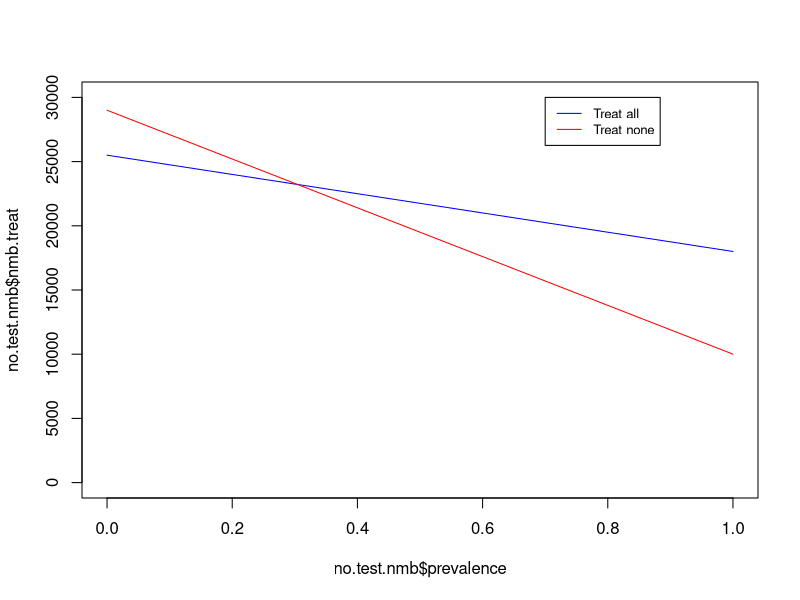
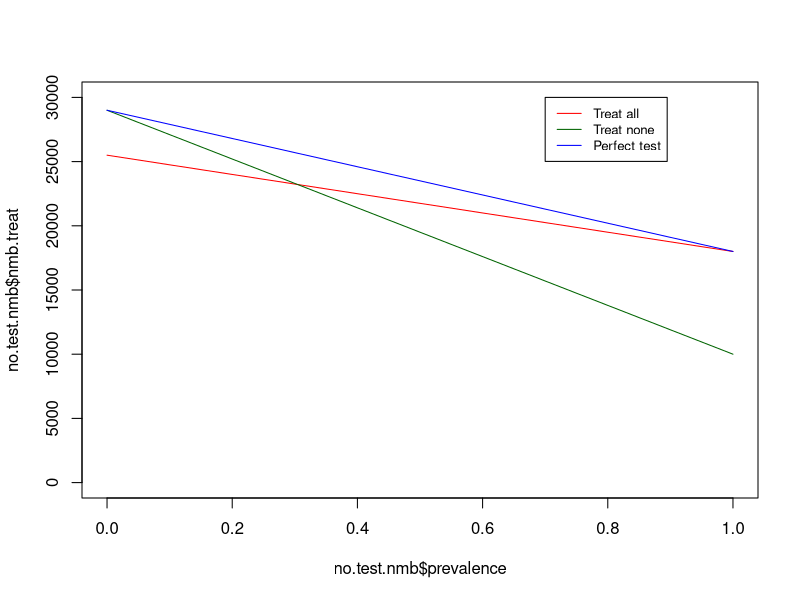
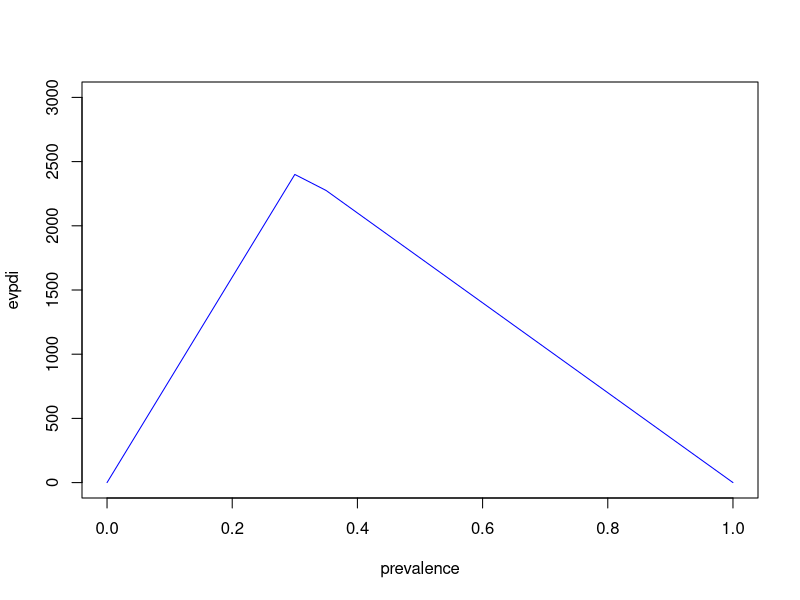
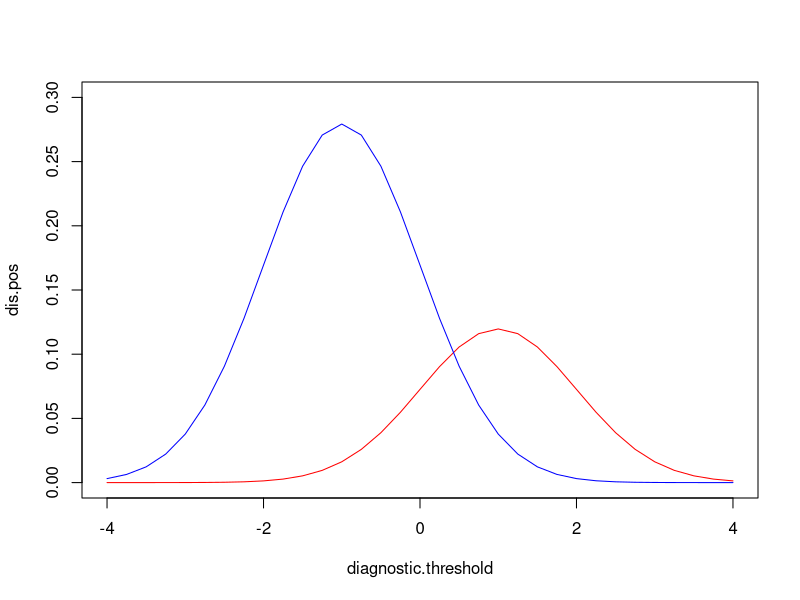
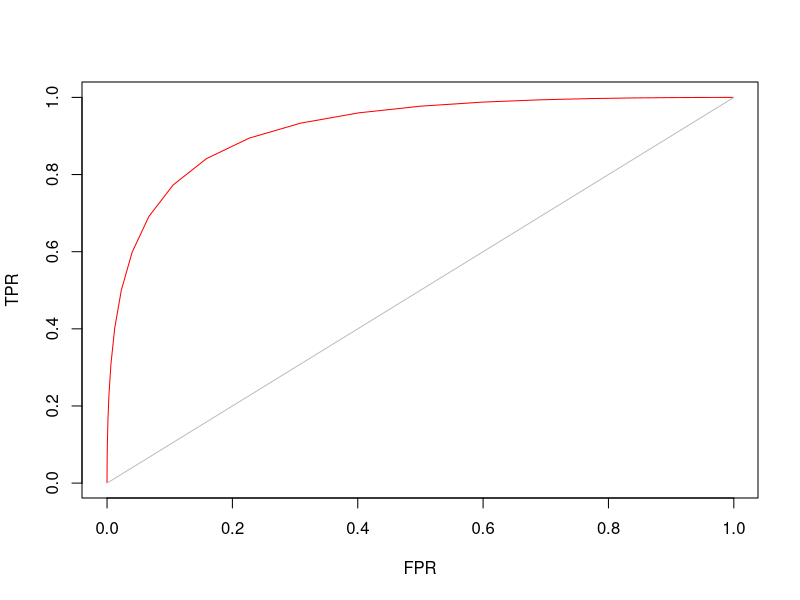
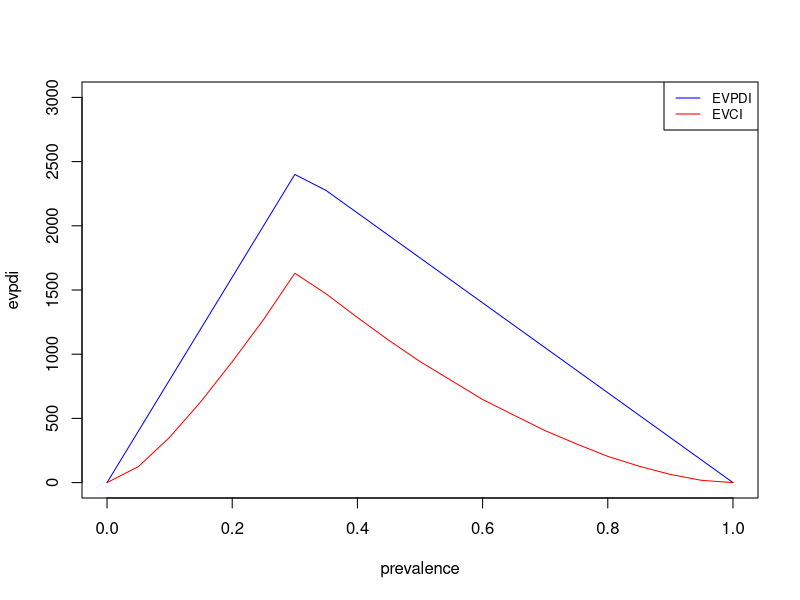
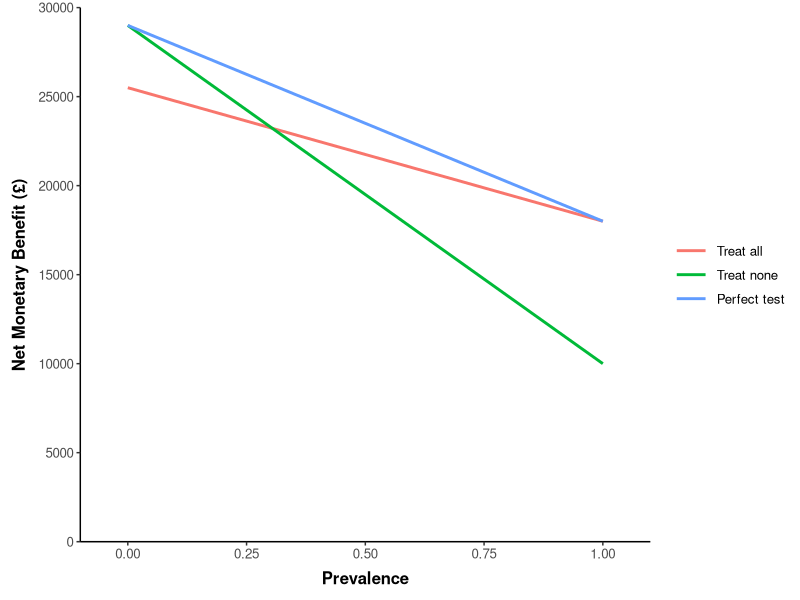
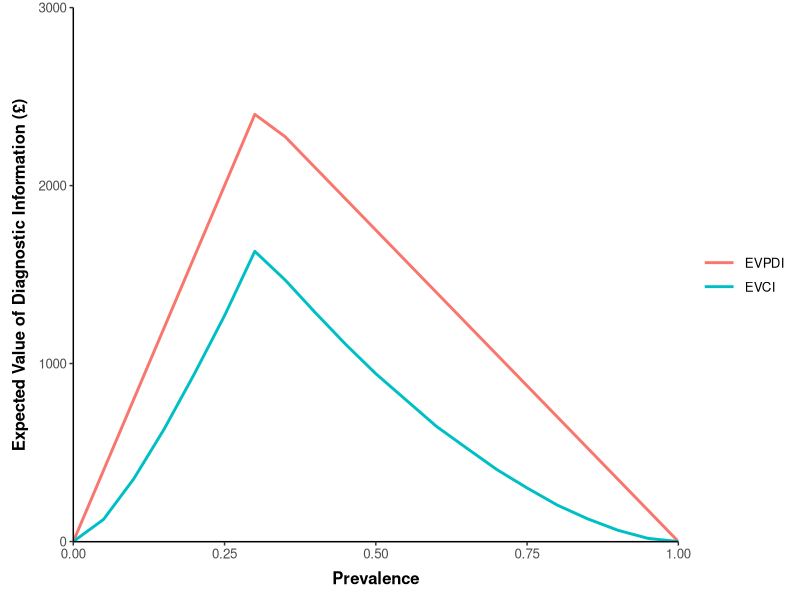

Source code (R) for these figures, in order:
#  Decision Modelling for Health Economic Evaluation
#  Foundation Course Exercise 4: SOLUTIONS FILE
#  Authors: Jack Williams and Nichola Naylor 

## For this exercise, see the script section headings 
## to see which part of the script correspond
## to sections 1. - 4. in the Intsructions pdf.

### 1. Setting up the model parameters and estimating NMB ####

lambda <- 30000 # This is our willingness to pay threshold
prevalence <- 0.3 # This is the prevalence of the condition

# Here are the outcomes, and the expected costs and QALYs for sick and healthy individuals, treated and not treated. 
outcome.names <- c("Sick person treated", "Sick person not treated", 
                   "Healthy person treated", "Healthy person not treated")
expected.cost <- c(6000, 5000, 3000, 1000)
expected.qaly <- c(0.8, 0.5, 0.95, 1)

# These parameters are combined into a data frame, with the NMB column left blank, to be calculated separately.
parameter.values <- data.frame(outcome.names, expected.cost, expected.qaly,
                              nmb = NA)

# Estimate the NMB associated with each outcome status: 
parameter.values$nmb <- (expected.qaly * lambda) - expected.cost

# here you can see the expected costs, QALYs and NMB for each possible outcome
parameter.values

# first estimate the expected values of treating all versus treating none
# in the complete absence of testing:

# Estimating costs and QALYs associated with treating all vs. treat none 
treat.cost <- prevalence * expected.cost[1] + (1 - prevalence) * expected.cost[3]
notreat.cost <- prevalence * expected.cost[2] + (1 - prevalence) * expected.cost[4]
treat.qaly <- prevalence * expected.qaly[1] + (1 - prevalence) * expected.qaly[3]
notreat.qaly <- prevalence * expected.qaly[2] + (1 - prevalence) * expected.qaly[4]

expected.values <- data.frame(strategy =  c("Treat all", "Treat none"),
                           expected.cost = c(treat.cost, notreat.cost), 
                           expected.qaly = c(treat.qaly, notreat.qaly), 
                           nmb = NA)

expected.values$nmb <- (expected.values$expected.qaly * lambda) - expected.values$expected.cost 

# You can view the expected cost, QALY and NMB values at the prevalence defined
expected.values

# Evaluate NMB across a range of prevalence values

## We can create a function to calculate NMB for sick and healthy patients (across prevalence values)  
est.nmb <- function(prev, parameters = parameter.values, lam = lambda){
  ## FUNCTION: a function that calculates net monetary benefit for sick and health patients
  ## INPUTS: prev - a numeric values of prevalence, 
  ##         parameters - a data.frame containing "expected.cost" and "expected.qaly" columns
  ##         and row order corresponds to sick person treated, sick person not treated, healthy person treated, healthy person not treated
  ##         lam = a numeric value representing a willingness-to-pay threshold value
  ## OUTPUTS: a data.frame outputting the prevalence used and the calculated
  ##          net monetary benefit for treated and not treated
  
  # Treatment - look up correct costs and outcomes for treated
  
  cost.sick <-  parameters$expected.cost[1]
  cost.healthy <-  parameters$expected.cost[3]

  qaly.sick <-  parameters$expected.qaly[1]
  qaly.healthy <-  parameters$expected.qaly[3]

  cost.treat <- prev * cost.sick + (1-prev) * cost.healthy
  qaly.treat <- prev * qaly.sick + (1-prev) * qaly.healthy

  nmb.treat <- (qaly.treat * lam) - cost.treat

  # No treatment- look up correct costs and outcomes for not treated

  cost.sick <-  parameters$expected.cost[2]
  cost.healthy <-  parameters$expected.cost[4]

  qaly.sick <-  parameters$expected.qaly[2]
  qaly.healthy <-  parameters$expected.qaly[4]

  cost.notreat <- prev * cost.sick + (1-prev) * cost.healthy
  qaly.notreat <- prev * qaly.sick + (1-prev) * qaly.healthy

  nmb.notreat <- (qaly.notreat * lam) - cost.notreat
  
  ## Alternative method, as NMB already estimated
  # nmb.treat <- prev * parameters$nmb[1] + (1-prev)*parameters$nmb[3]
  # nmb.notreat <- prev * parameters$nmb[2] + (1-prev)*parameters$nmb[4]
  
  return(data.frame(prevalence = prev, 
                    nmb.treat = nmb.treat, 
                    nmb.notreat = nmb.notreat))
}


## We can now estimate the NMB of treating or not treating at any prevalence 
# At a low prevalence (10%), NMB is higher for not treating
# But at higher prevalence NMB is higher for treating everyone
est.nmb(prev = 0.1)
est.nmb(prev = 0.4)

# Now pass a vector of prevalence values into the function
prevalence.vector <- seq(from = 0, to = 1, by = 0.05)

# estimate the NMB across prevalence values, and save this 
no.test.nmb <- est.nmb(prev = prevalence.vector)
no.test.nmb


# Now we can create a line plot in base R to observe the results:
# fill in the variable names left blank in the blow
# you want prevalence on the x-axis and nmb on the y-axis
# Note - we will be updating this plot in the next section
plot(no.test.nmb$prevalence, no.test.nmb$nmb.treat, type="l", col = "blue", ylim = c(0, 30000))
  lines(no.test.nmb$prevalence, no.test.nmb$nmb.notreat, col = "red")
  legend(0.7, 30000, legend=c("Treat all", "Treat none"), col=c("blue", "red"), 
         lty = 1, cex = 0.8)
  
  # check this against solutions here as we'll be using the parameters 
  # defined in this section throughout the rest of this exercise 

#### 2. Expected value of perfect diagnostic information #####

# In this example, we will assume that all sick patients are treated, and all healthy patients are not


est.nmb.perfect.test <- function(prev, parameters = parameter.values, lam = lambda){
  ## FUNCTION: a function that calculates net monetary benefit for  a perfect test
  ## INPUTS: prev - a numeric values of prevalence, 
  ##         parameters - a data.frame containing "expected.cost", "expected.qaly" and "nmb" columns
  ##         and row order corresponds to sick person treated, sick person not treated, healthy person treated, healthy person not treated
  ##         lam = a numeric value representing a willingness-to-pay threshold value
  ## OUTPUTS: a data.frame outputting the prevalence used and the calculated
  ##          net monetary benefit from a perfect test at that prevalence level
  
  # Perfect test means sick is treated (i.e. row value 1 for expected values table)
  # whilst healthy is not treated (i.e. row value 4 from expected values table)
  # So we eliminate sick person not treated (row 2), and health person treated (row 3)
  
  cost.sick <-  parameters$expected.cost[1] 
  cost.healthy <-  parameters$expected.cost[4] 
  
  qaly.sick <-  parameters$expected.qaly[1] 
  qaly.healthy <-  parameters$expected.qaly[4] 
  
  cost <- prev * cost.sick + (1-prev) * cost.healthy
  qaly <- prev * qaly.sick + (1-prev) * qaly.healthy
  
  nmb.perfect <- (qaly * lam) - cost
  
  ## Alternative if NMB already estimated
  # nmb.perfect <- prev * parameters$nmb[1] + (1-prev)*parameters$nmb[4]

  return(data.frame(prevalence = prev, 
                    nmb = nmb.perfect))
}

## Next, run the function and check the results 
# First run the function with the 30% prevalence, then use the prevalence.values previously stored

est.nmb.perfect.test(prev = 0.3) ## 30% prevalence

est.nmb.perfect.test(prev = prevalence.vector) ## using the prevalence vector

# Now save the results using the prevalence values vector 
perfect.test.nmb <- est.nmb.perfect.test(prev = prevalence.vector)

## Compare the results of no.test.nmb (calculated using the est.nmb function) 
# and the perfect.test.nmb (calculated from the est.nmb.perfect.test function) 
no.test.nmb
perfect.test.nmb

## We can also plot the results of the these tables
# (take a look at previous plot functions for more help getting started)
plot(no.test.nmb$prevalence, no.test.nmb$nmb.treat, type="l", col = "red", ylim = c(0, 30000))
lines(no.test.nmb$prevalence, no.test.nmb$nmb.notreat, col = "dark green")
lines(perfect.test.nmb$prevalence, perfect.test.nmb$nmb, col = "blue")
legend(0.7, 30000, legend=c("Treat all", "Treat none", "Perfect test"), col=c("red", "dark green", "blue"), 
       lty = 1, cex = 0.8)


# Estimate the Expected Value of Perfect Diagnostic Information (EVPDI) 

# The EVPDI is the difference between the expected value of a perfect test and 
# the expected value of the optimal course of action (treat All or treat None) in the absence of a test.

# First, look again at the results of the NMB with no test available 
no.test.nmb

# Now we can use the apply function to derive the maximum NMB from each strategy, and add to current table
no.test.nmb$nmb.max <- apply(no.test.nmb[,2:3], 1, max)

## Now take a look at the current table, displaying the maximum NMB for each prevalence (without a test)
# We can compare this to the NMB with a perfect test

no.test.nmb
perfect.test.nmb

## We can now compare this to the values expected from a perfect test
evpdi <- perfect.test.nmb$nmb - no.test.nmb$nmb.max

# and create a data.frame to store the results
evpdi.table <- data.frame(prevalence = prevalence.vector, evpdi = evpdi)
evpdi.table

# We can create a simple plot of the expected value of perfect diagnostic information, by prevalence:
plot(evpdi.table, type="l", col = "blue", ylim = c(0, 3000))

## take a moment to think about what this plot is showing

### 3. Test accuracy for imperfect tests #### 

test.char <- c(positive.mean = 1, positive.sd = 1, 
               negative.mean = -1, negative.sd = 1)

# You can see the test characteristics here
test.char

# Set a range of diagnostic threshold values
diagnostic.threshold <- seq(from = -4, to = 4, by = 0.25)

# Diagnostic positive and negative values, at different diagnostic thresholds
# These are estimated using the normal distribution 
dis.pos <- prevalence * dnorm(diagnostic.threshold, mean = test.char[1], sd = test.char[2])
dis.neg <- (1 - prevalence) * dnorm(diagnostic.threshold, mean = test.char[3], sd = test.char[4])

biomarker.dist <- data.frame(diagnostic.threshold, dis.pos, dis.neg)

# We can view the table, and round to 4 decimal places to help view the numbers
round(biomarker.dist, 4)

# And here we can plot the numbers to re-create the video 
# (note we can use the data frame columns (biomarker.dist), or the vectors that formed the data frame)
plot(diagnostic.threshold, dis.pos, type="l", col = "red", ylim = c(0, 0.3))
lines(diagnostic.threshold, dis.neg, col = "blue")


## True Positive Rate and False Positive Rate 
TPR <- 1 - pnorm(diagnostic.threshold, test.char[1], test.char[2])
FPR <- 1 - pnorm(diagnostic.threshold, test.char[3], test.char[4])

## Note that we use the 'lower.tail=FALSE' option instead of 1-pnorm. The following gives the same results:
1 - pnorm(diagnostic.threshold, test.char[1], test.char[2])
pnorm(diagnostic.threshold, test.char[1], test.char[2], lower.tail = FALSE)

# We can view these alongside the diagnostic thresholds 
positive.rate <- data.frame(diagnostic.threshold, TPR, FPR)


# Plot to view TPR and FPR (Receiver Operating Characteristic (ROC) curve)
plot(FPR, TPR, type="l", col = "red")
# and we can add a diagonal line too
lines(c(0,1),(c(0,1)), col = "grey")


#### 4. Expected Value of Clinical Information #### 

# We can now estimate the number of true and false, negatives and positives 
true.pos <- prevalence * TPR 
false.neg <- prevalence * (1 - TPR) 
false.pos <- (1 - prevalence) * FPR 
true.neg <- (1 - prevalence) * (1 - FPR) 

# Table showing diagnostic accuracy of the imperfect test
diag.accuracy <- data.frame(true.pos, false.neg, false.pos, true.neg,
                            nmb.test = 0)

# Now combine the original NMB values (from parameter data frame) to estimate NMB as 
# a function of the diagnostic accuracy 
parameter.values$nmb 

# To combine the NMB payoff values with the diagnostic accuracy data, we first create a blank 
# vector to store the total NMB value at each diagnostic threshold
nmb.test.vec <- rep(0, length(diagnostic.threshold))

# Next, we can create a loop to multiply NMB payoffs with diagnostic accuracy, and save the sum of
# these values, at each diagnostic threshold
for(i in 1:length(diagnostic.threshold)){
  nmb.test.vec[i] <- sum(diag.accuracy[i,] * parameter.values$nmb)
}  

# ## Note: An alternative method is to write a function into apply      
# nmb.test.vec <- apply(diag.accuracy, 1, function(x) sum(x * parameter.values$nmb))

# We can view the output of the calculation here
# This is the NMB associated with the imperfect diagnostic test
data.frame(diagnostic.threshold, nmb.test.vec)    

# We can add these results onto the diagnostic accuracy data.frame 
diag.accuracy$nmb <- nmb.test.vec

# Calculate the EVCI

# First, remind yourself of the est.nmb() function from earlier

est.nmb(prev = prevalence.vector)

est.evci <- function(prev, diag = diagnostic.threshold, test = test.char, 
                     nmb.input = parameter.values$nmb, nmb.notest = no.test.nmb){
  ## FUNCTION:  calculates the diagnostic accuracy and associated NMB 
  ##            of an imperfect test (similar to calculations above) and also estimates the NMB 
  ##            in the absense of any test, to estimate the Expected Value of Clinical Information 
  ## INPUTS: prev - a numeric values of prevalence, 
  ##         diagnostic threshold - a vector of diagnostic threshold numeric values
  ##         test - a vector of test characteristics 
  ##         nmb.input - numeric vector of NMB values from different treatment pathways
  ##         nmb.notest - data.frame output similar structure to no.test.nmb
  ## OUTPUTS: a data.frame outputting the prevalence used and the calculated
  ##          net monetary benefit from a perfect test at that prevalence level
  
  
  # true and false positive rate
  TPR <- 1 - pnorm(diag, test[1], test[2])
  FPR <- 1 - pnorm(diag, test[3], test[4])
  
  # calculate nmb for diagnostic outcomes
  
  prev.matrix <- matrix(prev, nrow = length(TPR), ncol = length(prev), byrow = TRUE)
  colnames(prev.matrix) <- prev
  rownames(prev.matrix) <- diag
  
  true.pos.nmb <- TPR * nmb.input[1] * prev.matrix
  false.neg.nmb <- (1 - TPR)  * nmb.input[2] * prev.matrix
  false.pos.nmb <-  FPR * nmb.input[3]  * (1 - prev.matrix)
  true.neg.nmb <-  (1 - FPR) * nmb.input[4]  * (1 - prev.matrix)
    
  total.nmb.matrix <- true.pos.nmb + false.neg.nmb + false.pos.nmb + true.neg.nmb
  
  # get the max nmb for each prevalence value 
  
  max.nmb.test <- apply(total.nmb.matrix, 2, max) # this derives the maximum value from each column 
  
  nmb.notest <- est.nmb(prev = prev)
  
  max.nmb.notest <- apply(nmb.notest[,2:3], 1, max) # this derives the maximum value for each row (prevalence by rows in this table)
  
  evci <- data.frame(prev, 
                     nmb.notest = max.nmb.notest, 
                     nmb.imperfect.test = max.nmb.test,
                     evci = max.nmb.test - max.nmb.notest)
  
  return(evci)
    
}


# Try the est.EVCI at the 30% prevalence 
est.evci(prev = 0.3)


# Save the EVCI results across a range of prevalence
evci <- est.evci(prev = prevalence.vector)

# You can view the results using the round function 
round(evci, 2)

# We can create a plot of the EVCI compared to the EVPDI calculated earlier

plot(evpdi.table, type="l", col = "blue", ylim = c(0, 3000))
lines(evci$prev, evci$evci, col = "red")
legend("topright", legend=c("EVPDI", "EVCI"), col=c("blue", "red"), 
       lty = 1, cex = 0.8)

### Additional ggplot Graphs ####

library(reshape2)
library(ggplot2)

# NMB plot

nmb.plot.data <- cbind(no.test.nmb[,1:3], perfect.test.nmb[,2])
colnames(nmb.plot.data) <- c("Prevalence", "Treat all", "Treat none", "Perfect test")
nmb.plot.data.long <- reshape2::melt(nmb.plot.data, id.vars = c("Prevalence"))

nmb.plot  <-  ggplot(nmb.plot.data.long) + 
  geom_line(aes(x=Prevalence, y=value, colour = variable), size=1) + 
  labs(x = "Prevalence", text = element_text(size=10)) + 
  labs(y = "Net Monetary Benefit (£)", text = element_text(size=10)) + theme_classic() +
  theme(legend.title = element_blank(), axis.title=element_text(face="bold"), 
        axis.title.x = element_text(margin = margin(t = 7, r = 0, b = 3, l = 0)), 
        axis.title.y = element_text(margin = margin(t = 0, r = 7, b = 0, l = 3)), 
        panel.grid.major = element_blank(), panel.grid.minor = element_blank(), 
        legend.key.width=unit(1.8,"line"), text = element_text(size=12)) + 
  scale_x_continuous(expand = c(0, 0.1)) + 
  scale_y_continuous(limits = c(0,30000), breaks=seq(0,30000,5000),  expand = c(0, 0))

nmb.plot

# EVDI plot

evci.plot.data <- cbind(evpdi.table, evci$evci)
colnames(evci.plot.data) <- c("Prevalence", "EVPDI", "EVCI") 
evci.plot.data.long <- reshape2::melt(evci.plot.data, id.vars = c("Prevalence"))

evdi.plot  <-  ggplot(evci.plot.data.long) + 
  geom_line(aes(x=Prevalence, y=value, colour=variable), size=1) + 
  labs(x = "Prevalence", text = element_text(size=10)) + 
  labs(y = "Expected Value of Diagnostic Information (£)", text = element_text(size=10)) + theme_classic() +
  theme(legend.title = element_blank(), axis.title=element_text(face="bold"), 
        axis.title.x = element_text(margin = margin(t = 7, r = 0, b = 3, l = 0)), 
        axis.title.y = element_text(margin = margin(t = 0, r = 7, b = 0, l = 3)), 
        panel.grid.major = element_blank(), panel.grid.minor = element_blank(), 
        legend.key.width=unit(1.8,"line"), text = element_text(size=12)) + 
  scale_x_continuous(expand = c(0, 0)) + 
  scale_y_continuous(limits = c(-1,3000), expand = c(0, 0))

evdi.plot

# Diagnostic threshold

head(biomarker.dist)
colnames(biomarker.dist) <- c("Diagnostic", "Disease Positive", "Disease Negative")
biomarker.dist.long <- reshape2::melt(biomarker.dist, id.vars = c("Diagnostic"))

diag.plot  <-  ggplot(biomarker.dist.long) + 
  geom_line(aes(x=Diagnostic, y=value, colour=variable), size=1) + 
  labs(x = "Diagnostic Threshold", text = element_text(size=10)) + 
  labs(y = "Density", text = element_text(size=10)) + theme_classic() +
  theme(legend.title = element_blank(), axis.title=element_text(face="bold"), 
        axis.title.x = element_text(margin = margin(t = 7, r = 0, b = 3, l = 0)), 
        axis.title.y = element_text(margin = margin(t = 0, r = 7, b = 0, l = 3)), 
        panel.grid.major = element_blank(), panel.grid.minor = element_blank(), 
        legend.key.width=unit(1.8,"line"), text = element_text(size=12)) + 
  scale_x_continuous(expand = c(0, 0.1)) +
  geom_vline(xintercept=0, linetype="dotted")
  
diag.plot

# ROC plot 

roc.data <- data.frame(TPR, FPR)

roc.plot  <-  ggplot(roc.data) + 
  geom_line(aes(x=FPR, y=TPR), size=1) + 
  labs(x = "False Positive Rate (1-Specificity)", text = element_text(size=10)) + 
  labs(y = "True Positive Rate (Sensitivity)", text = element_text(size=10)) + theme_classic() +
  theme(legend.title = element_blank(), axis.title=element_text(face="bold"), 
        axis.title.x = element_text(margin = margin(t = 7, r = 0, b = 3, l = 0)), 
        axis.title.y = element_text(margin = margin(t = 0, r = 7, b = 0, l = 3)), 
        panel.grid.major = element_blank(), panel.grid.minor = element_blank(), 
        legend.key.width=unit(1.8,"line"), text = element_text(size=12)) + 
  scale_x_continuous(limits = c(0,1), breaks=seq(0,1,0.2), expand = c(0, 0.01)) + 
  scale_y_continuous(limits = c(0,1), breaks=seq(0,1,0.2), expand = c(0, 0.01))

roc.plot


